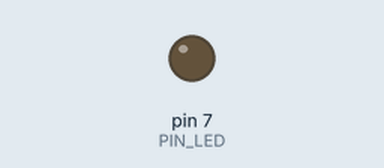
Simulated run of this sketch. Board: Arduino Uno, built with avr-gcc and run on an emulated ATmega328P. On the bench: output pins drawn as LEDs (lit = HIGH). Dashed ring = blinking. At 2.0 s the program stops and its outputs stay as they are.

Above: at 0.5 s.
At 1.85 s:
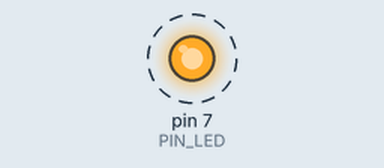
Timing chart, 0 to 3.0 s (numbered marks = the images above):
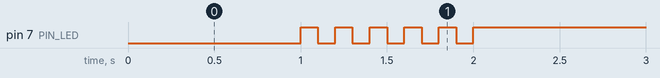

The sketch:

05_practice_2.ino
```cpp
#define PIN_LED 7

void setup() {
  pinMode(PIN_LED, OUTPUT);
  Serial.begin(115200); // Initialize serialport
}

void loop() {
  digitalWrite(PIN_LED, 0);
  delay(1000);
  for(int i = 0;i<5;++i){
    digitalWrite(PIN_LED, 1); // update LED status.
    delay(100); // wait for 1000 milliseconds
    digitalWrite(PIN_LED, 0);
    delay(100);
  }
  while(1){
   digitalWrite(PIN_LED, 1);
  }
}
```

Measured:
- by itself, pin 7 (PIN_LED): alternates HIGH for 0.10 s and LOW for 0.10 s, 11 changes in all, then stays HIGH
